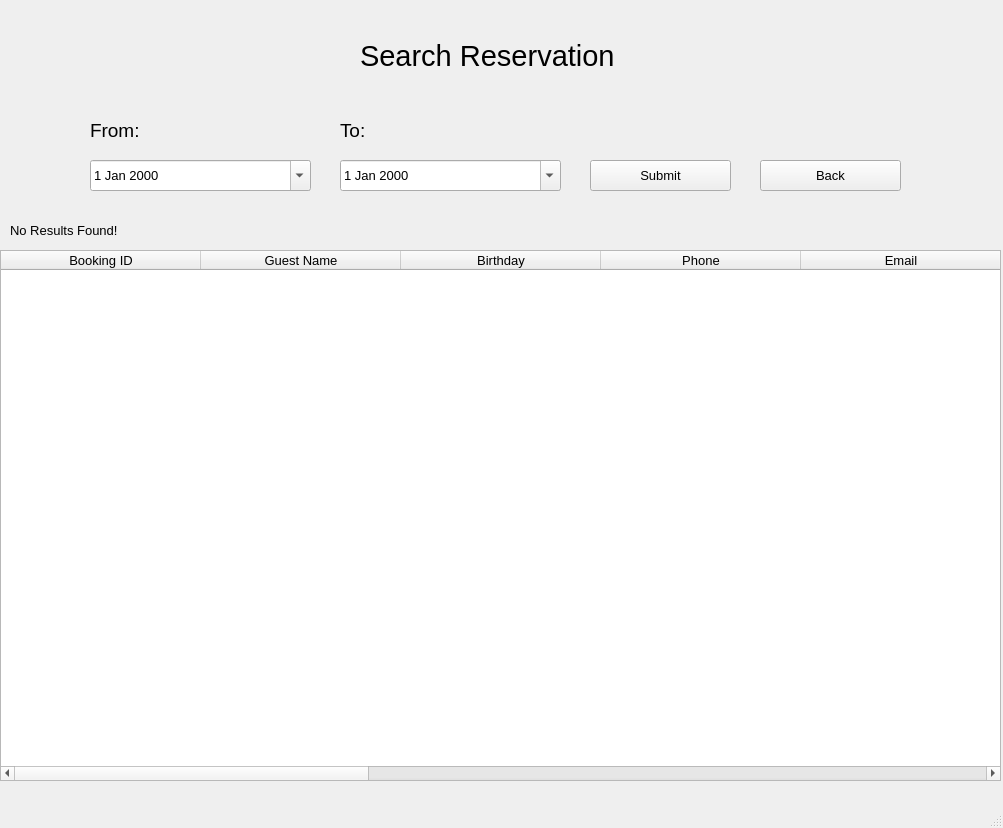
<?xml version="1.0" encoding="UTF-8"?>
<ui version="4.0">
 <class>search_reservation</class>
 <widget class="QMainWindow" name="search_reservation">
  <property name="geometry">
   <rect>
    <x>0</x>
    <y>0</y>
    <width>1003</width>
    <height>828</height>
   </rect>
  </property>
  <property name="windowTitle">
   <string>MainWindow</string>
  </property>
  <widget class="QWidget" name="centralwidget">
   <widget class="QLabel" name="search_reservation_label">
    <property name="geometry">
     <rect>
      <x>360</x>
      <y>30</y>
      <width>321</width>
      <height>51</height>
     </rect>
    </property>
    <property name="font">
     <font>
      <pointsize>22</pointsize>
     </font>
    </property>
    <property name="text">
     <string>Search Reservation</string>
    </property>
   </widget>
   <widget class="QDateEdit" name="from_date">
    <property name="geometry">
     <rect>
      <x>90</x>
      <y>160</y>
      <width>221</width>
      <height>31</height>
     </rect>
    </property>
    <property name="font">
     <font>
      <pointsize>10</pointsize>
     </font>
    </property>
    <property name="calendarPopup">
     <bool>true</bool>
    </property>
   </widget>
   <widget class="QLabel" name="from_label">
    <property name="geometry">
     <rect>
      <x>90</x>
      <y>110</y>
      <width>61</width>
      <height>41</height>
     </rect>
    </property>
    <property name="font">
     <font>
      <pointsize>14</pointsize>
     </font>
    </property>
    <property name="text">
     <string>From:</string>
    </property>
   </widget>
   <widget class="QDateEdit" name="to_date">
    <property name="geometry">
     <rect>
      <x>340</x>
      <y>160</y>
      <width>221</width>
      <height>31</height>
     </rect>
    </property>
    <property name="font">
     <font>
      <pointsize>10</pointsize>
     </font>
    </property>
    <property name="calendarPopup">
     <bool>true</bool>
    </property>
   </widget>
   <widget class="QLabel" name="to_label">
    <property name="geometry">
     <rect>
      <x>340</x>
      <y>110</y>
      <width>61</width>
      <height>41</height>
     </rect>
    </property>
    <property name="font">
     <font>
      <pointsize>14</pointsize>
     </font>
    </property>
    <property name="text">
     <string>To:</string>
    </property>
   </widget>
   <widget class="QPushButton" name="submit">
    <property name="geometry">
     <rect>
      <x>590</x>
      <y>160</y>
      <width>141</width>
      <height>31</height>
     </rect>
    </property>
    <property name="font">
     <font>
      <pointsize>10</pointsize>
     </font>
    </property>
    <property name="text">
     <string>Submit</string>
    </property>
   </widget>
   <widget class="QTableWidget" name="search_view">
    <property name="geometry">
     <rect>
      <x>0</x>
      <y>250</y>
      <width>1001</width>
      <height>531</height>
     </rect>
    </property>
    <property name="font">
     <font>
      <pointsize>10</pointsize>
     </font>
    </property>
    <property name="columnCount">
     <number>11</number>
    </property>
    <attribute name="horizontalHeaderDefaultSectionSize">
     <number>200</number>
    </attribute>
    <column>
     <property name="text">
      <string>Booking ID</string>
     </property>
    </column>
    <column>
     <property name="text">
      <string>Guest Name</string>
     </property>
    </column>
    <column>
     <property name="text">
      <string>Birthday</string>
     </property>
    </column>
    <column>
     <property name="text">
      <string>Phone</string>
     </property>
    </column>
    <column>
     <property name="text">
      <string>Email</string>
     </property>
    </column>
    <column>
     <property name="text">
      <string>Address</string>
     </property>
    </column>
    <column>
     <property name="text">
      <string>No. of People</string>
     </property>
    </column>
    <column>
     <property name="text">
      <string>Room Type </string>
     </property>
    </column>
    <column>
     <property name="text">
      <string>Check In Date</string>
     </property>
    </column>
    <column>
     <property name="text">
      <string>Check Out Date</string>
     </property>
    </column>
    <column>
     <property name="text">
      <string>Reservation Date</string>
     </property>
    </column>
   </widget>
   <widget class="QLabel" name="resultsnotfound_label">
    <property name="geometry">
     <rect>
      <x>10</x>
      <y>220</y>
      <width>161</width>
      <height>21</height>
     </rect>
    </property>
    <property name="font">
     <font>
      <pointsize>10</pointsize>
     </font>
    </property>
    <property name="text">
     <string>No Results Found!</string>
    </property>
   </widget>
   <widget class="QPushButton" name="back">
    <property name="geometry">
     <rect>
      <x>760</x>
      <y>160</y>
      <width>141</width>
      <height>31</height>
     </rect>
    </property>
    <property name="font">
     <font>
      <pointsize>10</pointsize>
     </font>
    </property>
    <property name="text">
     <string>Back</string>
    </property>
   </widget>
  </widget>
  <widget class="QStatusBar" name="statusbar"/>
 </widget>
 <resources/>
 <connections/>
</ui>
